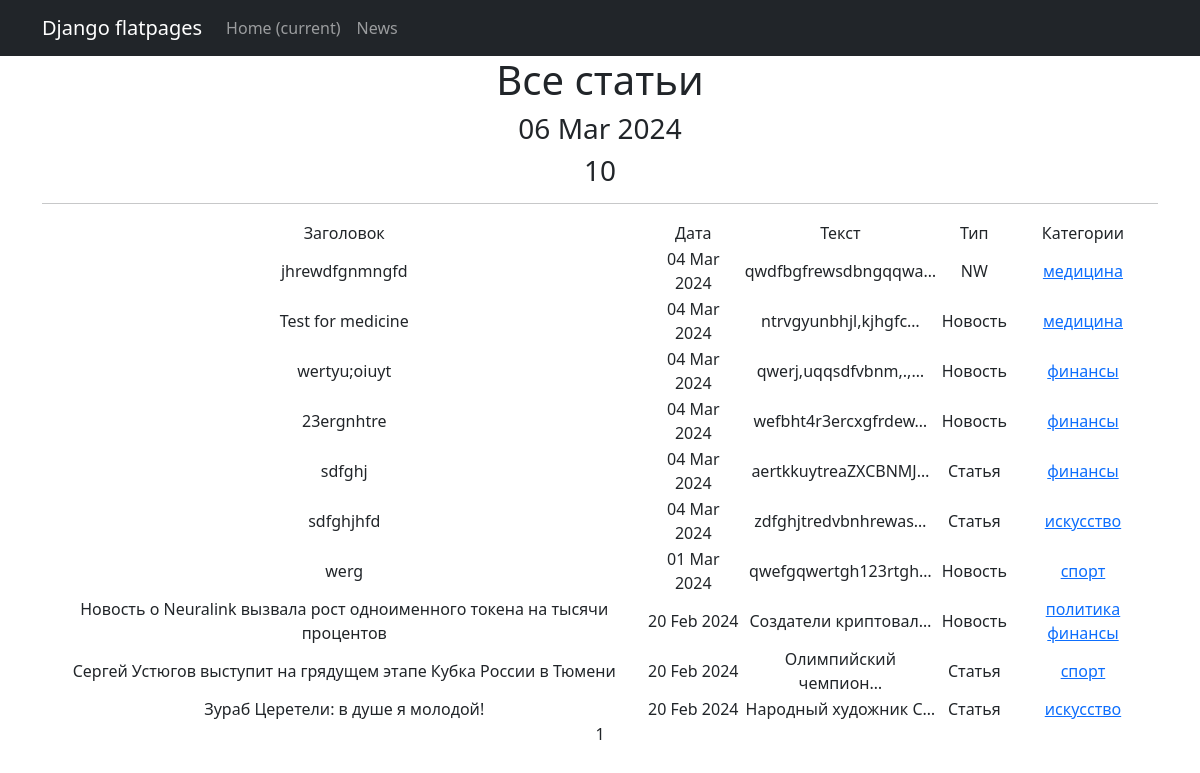
Page /news/ on the committed database.
### news/models.py (models this page shows, shortened)
class Post(models.Model):
    NEWS = 'NW'
    ARTICLE = "AR"
    POSITIONS = [
        (NEWS, 'Новость'),
        (ARTICLE, 'Статья')
    ]
    author = models.ForeignKey(Author, on_delete=models.CASCADE)
    type = models.CharField(max_length=20, choices=POSITIONS, default=NEWS)
    time_in = models.DateTimeField(auto_now_add=True)
    category = models.ManyToManyField(Category, through='PostCategory')
    title = models.CharField(
        max_length=255,
        unique=True,
    )
    text = models.TextField()
    rating = models.IntegerField(default=0)

class Category(models.Model):
    name = models.CharField(max_length=255, unique=True)
    subscribers = models.ManyToManyField(User, blank=True,null=True, related_name='categories')
    def __str__(self):
        return self.name

### news/views.py (the view)
# urls.py: path('', PostsList.as_view(), name = 'posts'),
class PostsList(ListView):
    queryset = Post.objects.order_by('-time_in')
    template_name = 'posts.html'
    context_object_name = 'posts'
    paginate_by = 10
    def get_context_data(self, **kwargs):
        context = super().get_context_data(**kwargs)
        context['time_now'] = datetime.utcnow()
        return context

### news/templatetags/custom_filters.py (called while the page is built)
@register.filter()
def censor(value):
    new_text = value.replace('редиска', 'р******')
    new_text = new_text.replace('скуф', 'ск**')
    return new_text

### templates/posts.html (shortened to what this page needs)
{% extends 'flatpages/default.html' %}
{% load custom_filters %}
{% load custom_tags %}
{% block content %}
    <h1>Все статьи</h1>
    <h3>{{ time_now|date:'d M Y' }}</h3>
    <h3> {{ posts|length }} </h3>
    <hr>
   {% if posts %}
       <table>
           <tr>
               <td>Заголовок</td>
               <td>Дата</td>
               <td>Текст</td>
               <td>Тип</td>
               <td>Категории</td>
           </tr>
           {% for post in posts %}
           <tr>
               <td>{{ post.title|censor }}</td>
               <td>{{ post.time_in|date:'d M Y' }}</td>
               <td>{{ post.text|truncatechars:20|censor }}</td>
               <td>{{ post.type }}</td>
               <td>
                   {% for category in post.category.all %}
                       <a href="{% url 'category_list' category.id %}"> {{category}}</a>
                   {% endfor %}
               </td>
           </tr>
           {% endfor %}
       </table>
   {% endif %}
   {{ page_obj.number }}
{% endblock content %}

### rows in the picture
Post: title|censor "jhrewdfgnmngfd", time_in "04 Mar 2024", text|censor "qwdfbgfrewsdbngqqwa…", type "NW"
Category: name "медицина"
Post: title|censor "Test for medicine", time_in "04 Mar 2024", text|censor "ntrvgyunbhjl,kjhgfc…", type "Новость"
Post: title|censor "wertyu;oiuyt", time_in "04 Mar 2024", text|censor "qwerj,uqqsdfvbnm,.,…", type "Новость"
Category: name "финансы"
Post: title|censor "23ergnhtre", time_in "04 Mar 2024", text|censor "wefbht4r3ercxgfrdew…", type "Новость"
Post: title|censor "sdfghj", time_in "04 Mar 2024", text|censor "aertkkuytreaZXCBNMJ…", type "Статья"
Post: title|censor "sdfghjhfd", time_in "04 Mar 2024", text|censor "zdfghjtredvbnhrewas…", type "Статья"
Category: name "искусство"
Post: title|censor "werg", time_in "01 Mar 2024", text|censor "qwefgqwertgh123rtgh…", type "Новость"
Category: name "спорт"
Post: title|censor "Новость о Neuralink вызвала рост одноименного токена на тысячи процентов", time_in "20 Feb 2024", text|censor "Создатели криптовал…", type "Новость"
Category: name "политика"
Post: title|censor "Сергей Устюгов выступит на грядущем этапе Кубка России в Тюмени", time_in "20 Feb 2024", text|censor "Олимпийский чемпион…", type "Статья"
Post: title|censor "Зураб Церетели: в душе я молодой!", time_in "20 Feb 2024", text|censor "Народный художник С…", type "Статья"

### other values in the picture
{{ time_now|date:'d M Y' }} "06 Mar 2024"
{{ posts|length }} "10"
{{ page_obj.number }} "1"
